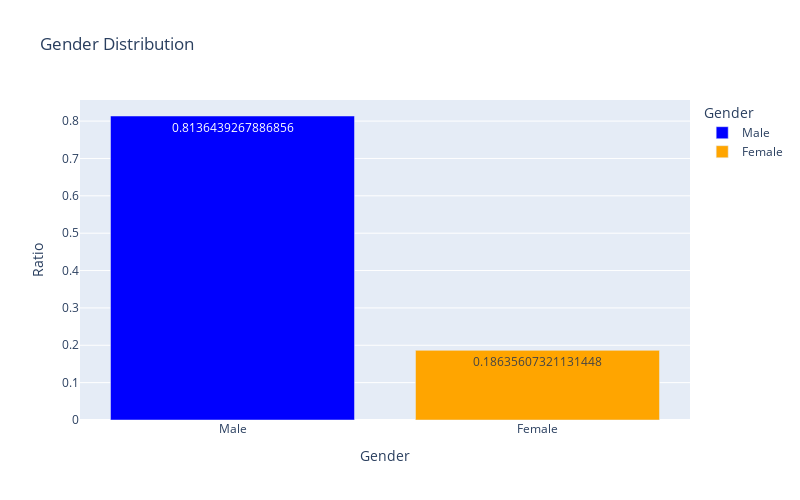

This figure's notebook cell:
### Code cell
gender_counts = train['Gender'].value_counts(normalize=True).reset_index()
gender_counts.columns = ['Gender', 'Percentage']

fig = px.bar(gender_counts,
             x='Gender',
             y='Percentage',
             text='Percentage',
             labels={'Percentage': 'Ratio'},
             color='Gender',
             color_discrete_sequence=['blue', 'orange'],
             title='Gender Distribution',
             hover_data={'Gender': False, 'Percentage': ':.2%'},
             width=800, height=500)
fig.show()

### Figure 1 — Plotly figure (JSON) as saved in the notebook; plotly's stock layout.template omitted (floating-point values rounded to 4 significant figures)
{"data": [{"alignmentgroup": "True", "hovertemplate": "Ratio=%{text:.2%}<extra></extra>", "legendgroup": "Male", "marker": {"color": "blue", "pattern": {"shape": ""}}, "name": "Male", "offsetgroup": "Male", "orientation": "v", "showlegend": true, "text": [0.8136], "textposition": "auto", "type": "bar", "x": ["Male"], "xaxis": "x", "y": [0.8136], "yaxis": "y"}, {"alignmentgroup": "True", "hovertemplate": "Ratio=%{text:.2%}<extra></extra>", "legendgroup": "Female", "marker": {"color": "orange", "pattern": {"shape": ""}}, "name": "Female", "offsetgroup": "Female", "orientation": "v", "showlegend": true, "text": [0.1864], "textposition": "auto", "type": "bar", "x": ["Female"], "xaxis": "x", "y": [0.1864], "yaxis": "y"}], "layout": {"barmode": "relative", "height": 500, "legend": {"title": {"text": "Gender"}, "tracegroupgap": 0}, "title": {"text": "Gender Distribution"}, "width": 800, "xaxis": {"anchor": "y", "categoryarray": ["Male", "Female"], "categoryorder": "array", "domain": [0, 1], "title": {"text": "Gender"}}, "yaxis": {"anchor": "x", "domain": [0, 1], "title": {"text": "Ratio"}}}}
